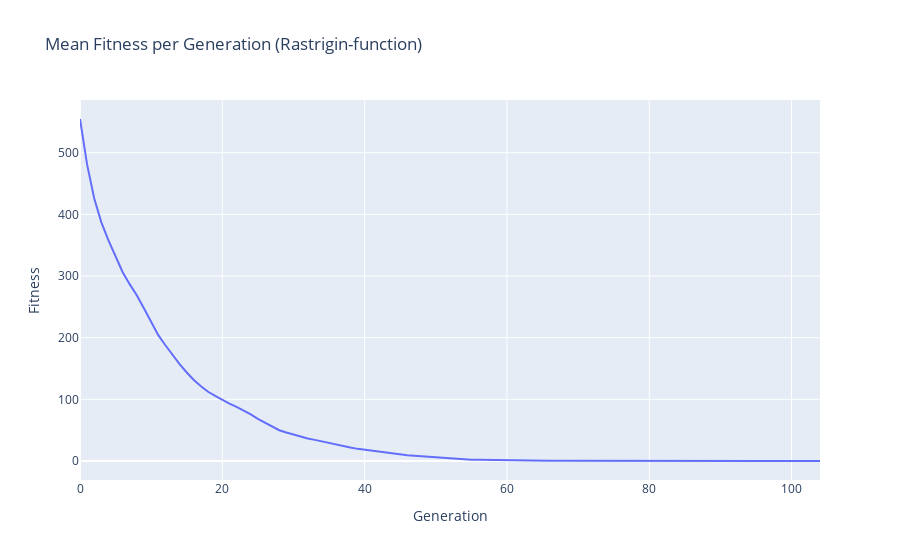

The cell this chart's notebook holds for it:
### Code cell
title = f'Mean Fitness per Generation ({params_1["function"]}-{params_1["cost_function_type"]})'

exp_mean_fitness_per_generation(output_data_1, title)
